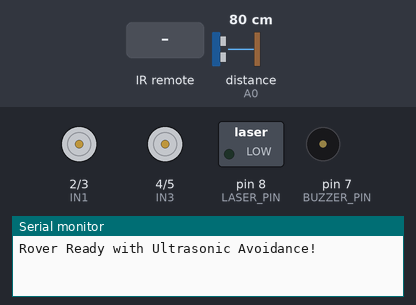
Bench run of a sketch on a simulated Arduino Uno, built with avr-gcc and run on an emulated ATmega328P. Parts: motor-driver pin pairs drawn as motors (green arrow = first pin HIGH = forward, orange = second pin HIGH = backward, longer = more drive, scaled by the enable pin), switched loads named in the sketch (green lamp = pin HIGH), buzzer (waves = sounding, pin HIGH), the last lines printed to the serial monitor. Inputs (shaded band) come from the test bench; at power-on: distance to the obstacle (sensor on A0) 80 cm. The echo pulse lasts 58.3 µs per cm; pins used as bus, display or sensor lines are not drawn.

Above: at 1.2 s.
1.3 s: infrared code 0xBC43FF00 received
At 2.2 s:
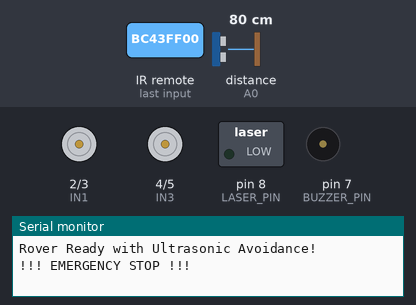
2.9 s: infrared code 0xE718FF00 received
At 3.0 s:
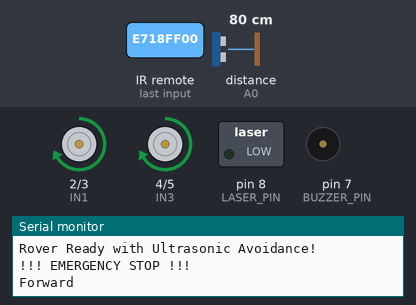
4.6 s: infrared code 0xAD52FF00 received
At 4.7 s:
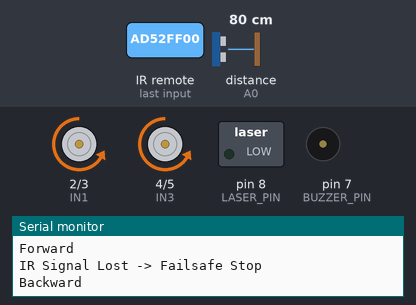
6.3 s: infrared code 0xF708FF00 received
At 6.4 s:
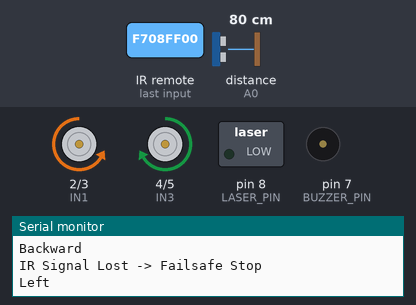
8.0 s: infrared code 0xA55AFF00 received
At 8.1 s:
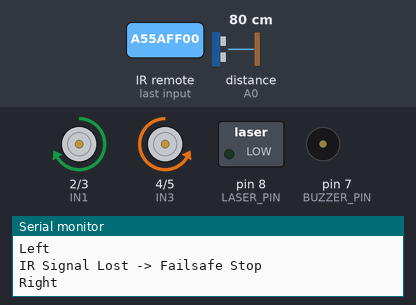
9.7 s: infrared code 0xBF40FF00 received
At 10.4 s:
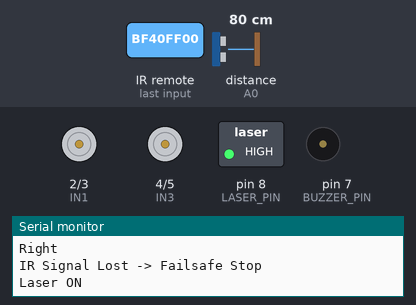
Timing chart, 0 to 12.2 s (numbered marks = the images above; inputs shaded):
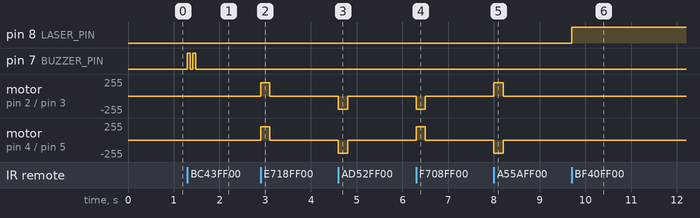

The sketch:

rover01_ir.ino
```cpp
#include <IRremote.hpp>

// -------- IR receiver --------
const uint8_t IR_RECEIVE_PIN = 11;

// Replace these with YOUR remote's raw hex codes from the decoder sketch
const uint32_t CMD_UP = 0xE718FF00;         // 2
const uint32_t CMD_DOWN = 0xAD52FF00;       // 8
const uint32_t CMD_LEFT = 0xF708FF00;       // 4
const uint32_t CMD_RIGHT = 0xA55AFF00;      // 6
const uint32_t CMD_OK = 0xE31CFF00;         // STOP (5)
const uint32_t CMD_1 = 0xBB44FF00;          // beep
const uint32_t CMD_2 = 0xBF40FF00;          // Laser
const uint32_t CMD_0 = 0xBC43FF00;          // Emergency Stop
const uint32_t CMD_SPEED_UP = 0xEA15FF00;   // + increase speed
const uint32_t CMD_SPEED_DOWN = 0xF807FF00; // - reduce speed

// For remote repeat signal & failsafe timeout
const uint32_t CMD_REPEAT = 0xFFFFFFFF;
uint32_t lastCmd = 0;
uint32_t lastMotionCmd = 0;
uint32_t lastIRSignalTime = 0;
uint32_t lastPingTime = 0;
const uint32_t IR_TIMEOUT_MS = 200;

// -------- L298N motor pins --------
const int ENA = 9;
const int IN1 = 2;
const int IN2 = 3;

const int ENB = 6;
const int IN3 = 4;
const int IN4 = 5;

// Buzzer + Laser
const int BUZZER_PIN = 7;
const int LASER_PIN = 8;

// Motor speed control
int baseSpeed = 200;
const int MIN_SPEED = 80;
const int MAX_SPEED = 255;
const int SPEED_STEP = 20;
bool laserOn = false;

// -------- Ultrasonic HC-SR04 pins --------
const int trigPin = 12;
const int echoPin = A0;
const int SAFE_DISTANCE = 10; // cm

// ================= Distance Reader =================
long getDistance() {
  digitalWrite(trigPin, LOW);
  delayMicroseconds(2);
  digitalWrite(trigPin, HIGH);
  delayMicroseconds(10);
  digitalWrite(trigPin, LOW);

  long duration = pulseIn(echoPin, HIGH, 30000); // timeout 30ms
  long distance = duration * 0.034 / 2;
  return distance;
}

// ================= Motor Helpers =================
void setLeftMotor(int speed) {
  if (speed > 0) {
    digitalWrite(IN1, HIGH);
    digitalWrite(IN2, LOW);
    analogWrite(ENA, speed);
  } else if (speed < 0) {
    digitalWrite(IN1, LOW);
    digitalWrite(IN2, HIGH);
    analogWrite(ENA, -speed);
  } else {
    digitalWrite(IN1, LOW);
    digitalWrite(IN2, LOW);
    analogWrite(ENA, 0);
  }
}

void setRightMotor(int speed) {
  if (speed > 0) {
    digitalWrite(IN3, HIGH);
    digitalWrite(IN4, LOW);
    analogWrite(ENB, speed);
  } else if (speed < 0) {
    digitalWrite(IN3, LOW);
    digitalWrite(IN4, HIGH);
    analogWrite(ENB, -speed);
  } else {
    digitalWrite(IN3, LOW);
    digitalWrite(IN4, LOW);
    analogWrite(ENB, 0);
  }
}

void stopMotors() {
  setLeftMotor(0);
  setRightMotor(0);
}

void moveForward() {
  setLeftMotor(baseSpeed);
  setRightMotor(baseSpeed);
}
void moveBackward() {
  setLeftMotor(-baseSpeed);
  setRightMotor(-baseSpeed);
}
void turnLeft() {
  setLeftMotor(-baseSpeed);
  setRightMotor(baseSpeed);
}
void turnRight() {
  setLeftMotor(baseSpeed);
  setRightMotor(-baseSpeed);
}

void applyLastMotion() {
  if (lastMotionCmd == CMD_UP)
    moveForward();
  else if (lastMotionCmd == CMD_DOWN)
    moveBackward();
  else if (lastMotionCmd == CMD_LEFT)
    turnLeft();
  else if (lastMotionCmd == CMD_RIGHT)
    turnRight();
}

// ================= Effects =================
void beepHorn(unsigned int d) {
  digitalWrite(BUZZER_PIN, HIGH);
  delay(d);
  digitalWrite(BUZZER_PIN, LOW);
}

void toggleLaser() {
  laserOn = !laserOn;
  digitalWrite(LASER_PIN, laserOn ? HIGH : LOW);
}

void increaseSpeed() {
  baseSpeed += SPEED_STEP;
  if (baseSpeed > MAX_SPEED)
    baseSpeed = MAX_SPEED;
  Serial.print("Speed UP: ");
  Serial.println(baseSpeed);
  applyLastMotion();
}

void decreaseSpeed() {
  baseSpeed -= SPEED_STEP;
  if (baseSpeed < MIN_SPEED)
    baseSpeed = MIN_SPEED;
  Serial.print("Speed DOWN: ");
  Serial.println(baseSpeed);
  applyLastMotion();
}

// ================= IR Command Handler =================
void handleCommand(uint32_t cmd) {

  if (cmd == CMD_UP) {
    lastMotionCmd = CMD_UP;
    moveForward();
    Serial.println("Forward");
  } else if (cmd == CMD_DOWN) {
    lastMotionCmd = CMD_DOWN;
    moveBackward();
    Serial.println("Backward");
  } else if (cmd == CMD_LEFT) {
    lastMotionCmd = CMD_LEFT;
    turnLeft();
    Serial.println("Left");
  } else if (cmd == CMD_RIGHT) {
    lastMotionCmd = CMD_RIGHT;
    turnRight();
    Serial.println("Right");
  } else if (cmd == CMD_OK) {
    stopMotors();
    lastMotionCmd = 0;
    Serial.println("Stop");
  } else if (cmd == CMD_1) {
    beepHorn(150);
    Serial.println("Horn");
  } else if (cmd == CMD_2) {
    toggleLaser();
    Serial.println(laserOn ? "Laser ON" : "Laser OFF");
  } else if (cmd == CMD_0) {
    stopMotors();
    laserOn = false;
    lastMotionCmd = 0;
    beepHorn(60);
    delay(60);
    beepHorn(60);
    Serial.println("!!! EMERGENCY STOP !!!");
  } else if (cmd == CMD_SPEED_UP) {
    increaseSpeed();
  } else if (cmd == CMD_SPEED_DOWN) {
    decreaseSpeed();
  }
}

// ================= Setup =================
void setup() {
  pinMode(ENA, OUTPUT);
  pinMode(IN1, OUTPUT);
  pinMode(IN2, OUTPUT);
  pinMode(ENB, OUTPUT);
  pinMode(IN3, OUTPUT);
  pinMode(IN4, OUTPUT);

  pinMode(BUZZER_PIN, OUTPUT);
  pinMode(LASER_PIN, OUTPUT);

  pinMode(trigPin, OUTPUT);
  pinMode(echoPin, INPUT);

  stopMotors();
  Serial.begin(9600);
  IrReceiver.begin(IR_RECEIVE_PIN, ENABLE_LED_FEEDBACK);

  Serial.println("Rover Ready with Ultrasonic Avoidance!");
}

// ================= Main Loop =================
void loop() {
  // Handle IR
  if (IrReceiver.decode()) {
    uint32_t raw = IrReceiver.decodedIRData.decodedRawData;
    lastIRSignalTime = millis();

    if (raw == CMD_REPEAT) {
      // Repeat signal only applies to continuous motion commands
      if (lastMotionCmd != 0) {
        handleCommand(lastMotionCmd);
      }
    } else {
      lastCmd = raw;
      handleCommand(raw);
    }

    IrReceiver.resume();
  }

  // ---- Failsafe: Remote Signal Lost Timeout ----
  if (lastMotionCmd != 0 && (millis() - lastIRSignalTime > IR_TIMEOUT_MS)) {
    stopMotors();
    lastMotionCmd = 0;
    Serial.println("IR Signal Lost -> Failsafe Stop");
  }

  // ---- Automatic Obstacle Avoidance (forward only, sampled every 60ms) ----
  static uint8_t obstacleCount = 0;

  if (lastMotionCmd == CMD_UP && (millis() - lastPingTime > 60)) {
    lastPingTime = millis();
    long d = getDistance();

    // Filter out false ultra-short noise (d < 2cm) and check SAFE_DISTANCE
    if (d >= 2 && d < SAFE_DISTANCE) {
      obstacleCount++;
    } else {
      obstacleCount = 0;
    }

    // Require 2 consecutive valid obstacle readings to trigger avoidance
    if (obstacleCount >= 2) {
      obstacleCount = 0;

      Serial.print("Obstacle Detected: ");
      Serial.print(d);
      Serial.println(" cm -> Avoiding...");

      stopMotors();
      beepHorn(70);
      delay(70);
      beepHorn(70);

      moveBackward();
      delay(300);
      turnRight();
      delay(300);
      stopMotors();
      lastMotionCmd = 0;
    }
  }
}
```

Measured:
- after the input at 1.3 s, pin 7 (BUZZER_PIN): alternates HIGH for 0.06 s and LOW for 0.06 s, 4 changes in all, then stays LOW, starting at once
- after the input at 2.9 s, motor on pin 2 (IN1) / pin 3 (IN2), motor on pin 4 (IN3) / pin 5 (IN4): stopped → forward 200/255 at once, → stopped 0.20 s later
- after the input at 4.6 s, motor on pin 2 (IN1) / pin 3 (IN2), motor on pin 4 (IN3) / pin 5 (IN4): stopped → backward 200/255 at once, → stopped 0.20 s later
- after the input at 6.3 s, motor on pin 2 (IN1) / pin 3 (IN2): stopped → backward 200/255 at once, → stopped 0.20 s later; motor on pin 4 (IN3) / pin 5 (IN4): stopped → forward 200/255 at once, → stopped 0.20 s later
- after the input at 8.0 s, motor on pin 2 (IN1) / pin 3 (IN2): stopped → forward 200/255 at once, → stopped 0.20 s later; motor on pin 4 (IN3) / pin 5 (IN4): stopped → backward 200/255 at once, → stopped 0.20 s later
- after the input at 9.7 s, pin 8 (LASER_PIN): LOW → HIGH at once
